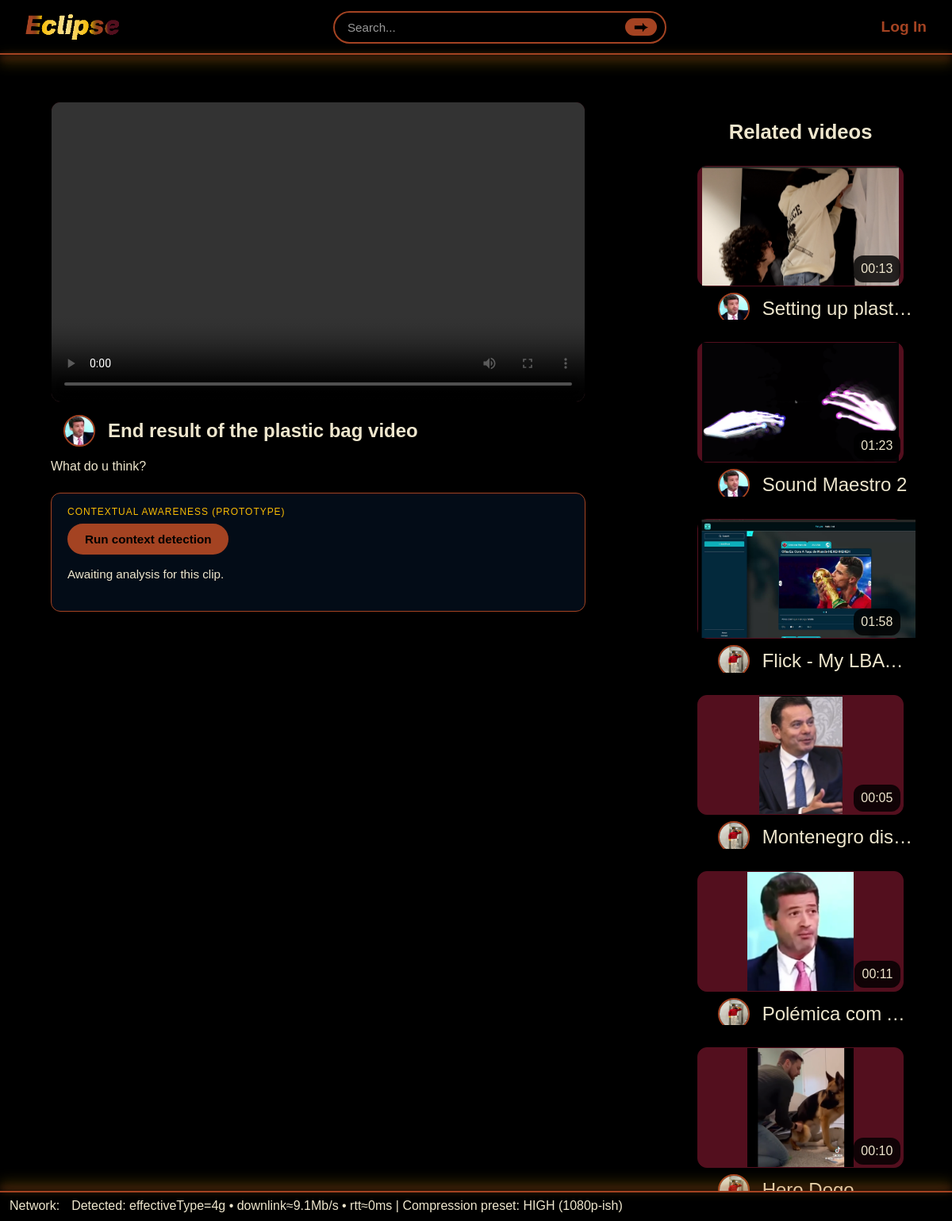
Page /watch.php?id=14 on the committed database.
### tables this page shows
CREATE TABLE `videos` (
  `id` int unsigned NOT NULL AUTO_INCREMENT,
  `user_id` int unsigned NOT NULL,
  `title` varchar(50) NOT NULL,
  `path` varchar(255) NOT NULL,
  `duration` varchar(10) NOT NULL,
  `thumbnail` varchar(255) NOT NULL,
  `description` text NOT NULL,
  `created_at` timestamp NULL DEFAULT CURRENT_TIMESTAMP,
  PRIMARY KEY (`id`),
  KEY `fk_videos_user` (`user_id`),
  CONSTRAINT `fk_videos_user` FOREIGN KEY (`user_id`) REFERENCES `users` (`id`) ON DELETE CASCADE
);

CREATE TABLE `users` (
  `id` int unsigned NOT NULL AUTO_INCREMENT,
  `username` varchar(30) NOT NULL,
  `name` varchar(50) NOT NULL,
  `password_hash` varchar(255) NOT NULL,
  `created_at` timestamp NULL DEFAULT CURRENT_TIMESTAMP,
  PRIMARY KEY (`id`),
  UNIQUE KEY `username` (`username`)
);

### partials/video_box.php (the view, shortened to what this page needs)
<?php
    $thumbUrl = '/' . ltrim($video['thumbnail'], '/');
    $watchUrl = '/watch.php?id=' . urlencode($video['id']);
    $ownerUsername = $video['owner_username'] ?? null;
    $ownerProfileImageUrl = '/images/default_profile_img.png';
    if ($ownerUsername) {
        $ownerBasePath = __DIR__ . '/../public/user_files/' . $ownerUsername;
        $ownerBaseUrl  = '/user_files/' . rawurlencode($ownerUsername ?? '');
        foreach (['png', 'jpg', 'jpeg', 'webp'] as $ext) {
            $path = "$ownerBasePath/profile_img.$ext";
            if (file_exists($path)) {
                $ownerProfileImageUrl = "$ownerBaseUrl/profile_img.$ext";
                break;
            }
        }
    }
?>
<a class="video-box" href="<?= htmlspecialchars($watchUrl) ?>">
    <div class="thumbnail-wrapper">
        <img class="thumbnail" src="<?= htmlspecialchars($thumbUrl) ?>" alt="Thumbnail of <?= htmlspecialchars($video['title']) ?>" loading="lazy">
        <span class="duration">
            <?= htmlspecialchars($video['duration']) ?>
        </span>
    </div>
    <div class="info">
        <div class="profile-circle">
            <img
                src="<?= htmlspecialchars($ownerProfileImageUrl) ?>"
                alt="<?= htmlspecialchars($ownerUsername) ?> profile picture"
                class="profile-image-on-video-info"
            >
        </div>
        <div class="title-wrapper">
            <span class="title">
                <?= htmlspecialchars($video['title']) ?>
            </span>
        </div>
    </div>
</a>

### public/watch.php (shortened to what this page needs)
<?php
require __DIR__ . '/../db/db.php';
$videoId = isset($_GET['id']) ? (int)$_GET['id'] : null;
$stmt = $pdo->prepare(
    'SELECT v.id, v.title, v.path, v.duration, v.thumbnail, v.description, v.created_at,
            u.id   AS owner_id,
            u.username AS owner_username,
            u.name AS owner_name
     FROM videos v
     JOIN users u ON v.user_id = u.id
     WHERE v.id = :id
     LIMIT 1'
);
$stmt->execute([':id' => $videoId]);
$myVideo = $stmt->fetch(PDO::FETCH_ASSOC);
$ownerUsername = $myVideo['owner_username'];
$ownerBasePath = __DIR__ . '/user_files/' . $ownerUsername;
$ownerBaseUrl  = '/user_files/' . rawurlencode($ownerUsername ?? '');
$ownerProfileImageUrl = '/images/default_profile_img.png';
foreach (['png', 'jpg', 'jpeg', 'webp'] as $ext) {
    $path = "$ownerBasePath/profile_img.$ext";
    if (file_exists($path)) {
        $ownerProfileImageUrl = "$ownerBaseUrl/profile_img.$ext";
        break;
    }
}
$stmt2 = $pdo->prepare(
    'SELECT v.id,
            v.title,
            v.path,
            v.duration,
            v.thumbnail,
            v.description,
            v.created_at,
            u.username AS owner_username
     FROM videos v
     JOIN users u ON v.user_id = u.id
     WHERE v.id != :id
     ORDER BY v.created_at DESC
     LIMIT 20'
);
$stmt2->execute([':id' => $videoId]);
$otherVideos = $stmt2->fetchAll(PDO::FETCH_ASSOC);
$videoUrl = '/' . ltrim($myVideo['path'], '/');
$ext = strtolower(pathinfo($videoUrl, PATHINFO_EXTENSION));
switch ($ext) {
    default:
        $videoMime = 'video/mp4';
        break;
}
include '../partials/head.php';
include '../partials/header.php';
?>
<body class="page-watch">
    <main class="watch-layout">
        <section class="watch-player">
            <div class="video-wrapper">
                <?php if (!$myVideo): ?>
                    <div class="watch-error">
                        <img src="images/not_found.png" alt="Not found">
                        <h1>Video not found</h1>
                        <p>The video you are looking for does not exist.</p>
                    </div>
                <?php else: ?>
                    <video id="main-video" class="video" controls preload="metadata">
                        <source src="<?= htmlspecialchars($videoUrl) ?>" type="<?= htmlspecialchars($videoMime) ?>">
                    </video>
                <?php endif; ?>
            </div>
            <?php if ($myVideo): ?>
                <div class="video-inf-wrapper">
                    <div class="video-info-header">
                        <div class="profile-circle">
                            <img
                                src="<?= htmlspecialchars($ownerProfileImageUrl) ?>"
                                alt="<?= htmlspecialchars($ownerUsername) ?> profile picture"
                                class="profile-image-on-video-info"
                            >
                        </div>
                        <div class="video-title-block">
                            <h1 class="video-title">
                                <?= htmlspecialchars($myVideo['title']) ?>
                            </h1>
                        </div>
                    </div>
                    <?php if (!empty($myVideo['description'])): ?>
                        <p class="video-description">
                            <?= htmlspecialchars($myVideo['description']) ?>
                        </p>
                    <?php endif; ?>
                    <div class="context-sim" data-video-title="<?= htmlspecialchars($myVideo['title']) ?>">
                        <p class="context-sim-label">Contextual awareness (prototype)</p>
                        <button
                            type="button"
                            class="context-sim-button"
                            id="context-sim-button"
                            data-video-title="<?= htmlspecialchars($myVideo['title']) ?>"
                        >
                            Run context detection
                        </button>
                        <div class="context-sim-result" id="context-sim-result">
                            Awaiting analysis for this clip.
                        </div>
                    </div>
                </div>
            <?php endif; ?>
        </section>
        <section class="other-videos-sidebar">
            <h2 class="sidebar-title">Related videos</h2>
            <div class="sidebar-videos-list">
                <?php foreach ($otherVideos as $other):
                        $video = $other;
                        include __DIR__ . '/../partials/video_box.php';
                endforeach; ?>
            </div>
        </section>
    </main>
    <?php include '../partials/footer.php'; ?>
</body>
</html>

### public/css/partials/video_box.css (style rules this page uses)
.video-box { display: flex; flex-direction: column; text-decoration: none; overflow: hidden; border-radius: 0.75rem; padding-top: 0.75rem; transition: 0.15s ease; }
.thumbnail-wrapper { height: 78%; width: 90%; aspect-ratio: 16 / 9; margin: 0 auto 0 auto; background: var(--accent); border: 1px solid var(--accent); border-radius: 0.75rem; position: relative; }
.thumbnail { height: 100%; width: auto; display: block; margin: 0 auto; }
.duration { position: absolute; bottom: 0.2rem; right: 0.2rem; padding: 0.5rem 0.6rem; font-size: 1rem; color: var(--text); border-radius: 0.75rem; background: rgba(0,0,0,0.8); backdrop-filter: blur(4px); }
.info { display: flex; flex-direction: row; gap: 1rem; padding: 0.5rem 0rem 0.0rem 2.5rem; }
.title-wrapper { display: flex; justify-content: center; align-items: center; overflow: hidden; }
.title { font-size: 1.5rem; color: var(--text); white-space: nowrap; overflow: hidden; text-overflow: ellipsis; min-width: 0; }
.profile-image-on-video-info { width: 40px; height: 40px; border-radius: 50%; border: 2px solid var(--accent-2); display: flex; justify-content: center; align-items: center; }

### public/css/pages/watch.css (style rules this page uses)
.page-watch { min-height: 100vh; }
.watch-layout { display: flex; flex-direction: row; width: 100%; height: 100%; max-height: 100%; margin: 0 auto 0 auto; padding: 8.0rem 2.0rem 0rem 2.0rem; column-gap: 5.0rem; box-sizing: border-box; }
.watch-player { flex: 7 1 0; min-width: 0; padding: 0rem 2rem; }
.video-wrapper { background: var(--accent); border-radius: 0.75rem; overflow: hidden; border: 1px solid var(--bg); position: relative; aspect-ratio: 16 / 9; width: 100%; max-width: 100%; }
.video { width: 100%; height: 100%; display: block; }
.video-info-header { display: flex; flex-direction: row; gap: 1rem; padding: 1rem; }
.video-title-block { display: flex; justify-content: center; align-items: center; }
.video-description { white-space: normal; overflow-wrap: break-word; }
.context-sim { height: 150px; margin-top: 1.5rem; padding: 1rem 1.25rem; border: 1px solid var(--accent-2); border-radius: 0.75rem; background: rgba(5, 20, 39, 0.6); box-shadow: 0 10px 25px rgba(0, 0, 0, 0.35); overflow-y: auto; }
.context-sim-label { text-transform: uppercase; letter-spacing: 0.08em; font-size: 0.75rem; color: var(--accent-3); margin-bottom: 0.5rem; }
.context-sim-button { display: inline-flex; align-items: center; gap: 0.4rem; padding: 0.55rem 1.25rem; border-radius: 999px; border: 2px solid var(--accent-2); background: var(--accent-2); color: var(--bg); font-weight: 600; font-size: 0.95rem; cursor: pointer; transition: transform 0.15s ease, box-shadow 0.15s ease, opacity 0.15s ease; }
.context-sim-result { margin-top: 0.9rem; font-size: 0.95rem; line-height: 1.45; color: var(--text); }
.other-videos-sidebar { height: 100%; max-height: 100%; min-width: 0; display: flex; flex-direction: column; flex: 3 1 0; align-items: center; gap: 0.75rem; background: var(--bg, #111118); border-radius: 0.75rem; padding: 1.5rem 0.9rem; overflow-y: auto; }
.sidebar-title { font-size: 1.6rem; font-weight: 600; margin: 0 0 0.25rem; }
.sidebar-videos-list { max-width: 100%; display: flex; flex-direction: column; gap: 1rem; }

### public/css/style.css (style rules this page uses)
:root { --bg: #000000; --bg-elevated: #051427; --accent: #530f1e; --accent-2: #a44322; --accent-3: #f8bc04; --text: #eee6cd; --text-muted: #888888; --transparent: #00000000; }
* { box-sizing: border-box; margin: 0; padding: 0; }
html, body { height: 100%; }
body { font-family: sans-serif; background: var(--bg); color: var(--text, #eee6cd); display: flex; flex-direction: column; }
main { flex: 1; }

### rows in the picture
videos: user.username (picture), title "End result of the plastic bag video", description "What do u think?"
videos: thumbnail (picture), duration "00:13", user.username (picture), title "Setting up plast…"
videos: thumbnail (picture), duration "01:23", user.username (picture), title "Sound Maestro 2"
videos: thumbnail (picture), duration "01:58", title "Flick - My LBA…"
videos: thumbnail (picture), duration "00:05", title "Montenegro dis…"
videos: thumbnail (picture), duration "00:11", title "Polémica com…"
videos: thumbnail (picture), duration "00:10", title "Hero Dogo"
